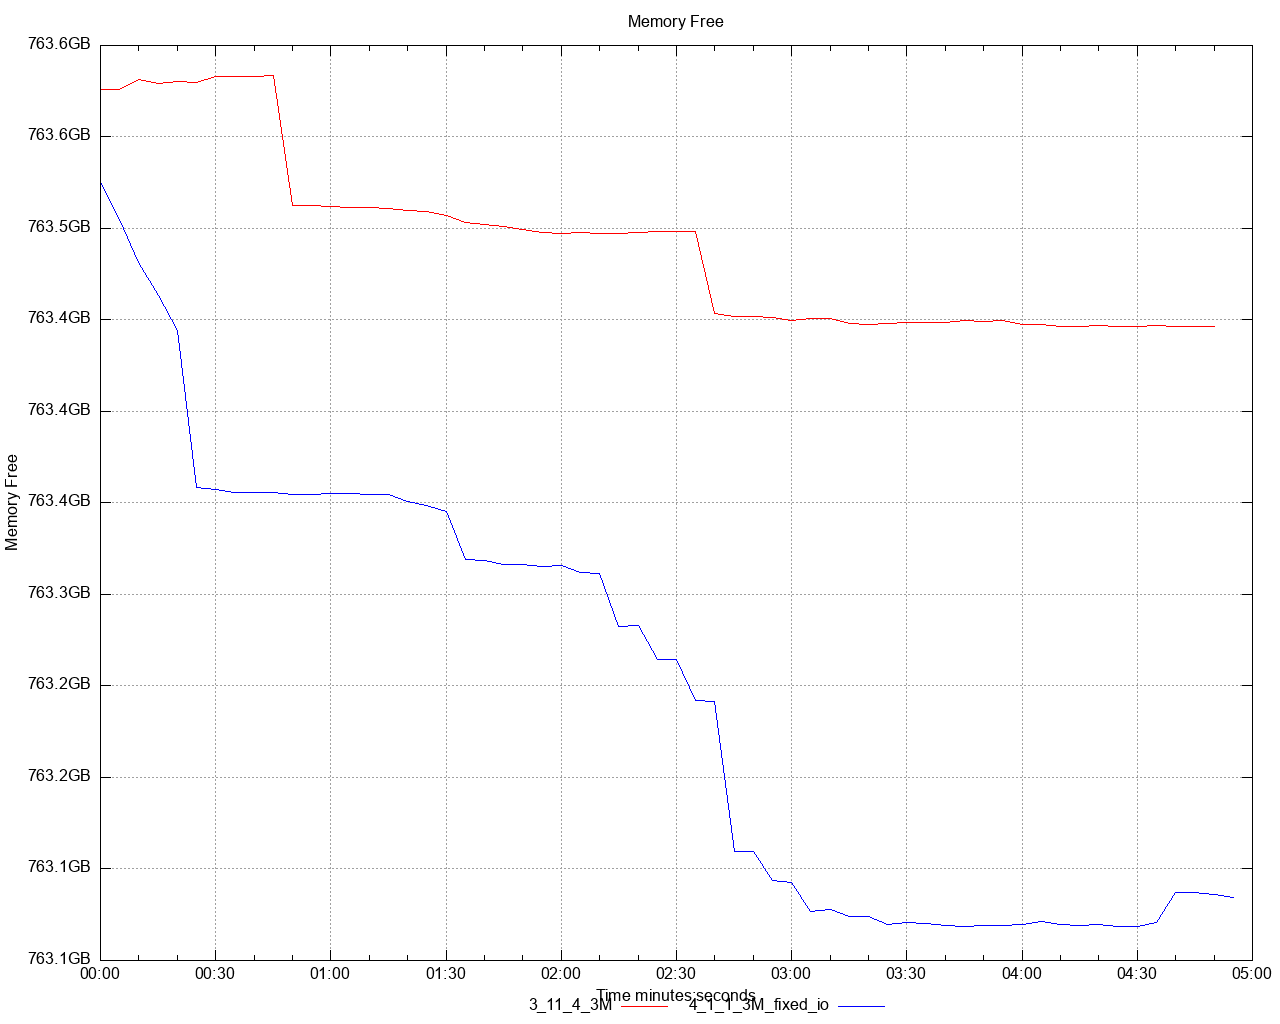

Write gnuplot code to recreate this figure.
set title 'Memory Free' noenhanced
set style data lines
set datafile separator ","
set terminal png size 1280,1024
set grid
set key below
set xdata time
set timefmt "%s"
offset = 0
t0(x)=(offset=($0==0) ? x : offset, x - offset)
set xlabel 'Time minutes:seconds'
set ylabel 'Memory Free'
set format y '%.1s%cB'
set output '/Users/ahmet.mircik/simulator/tests/report_share/dstat/memory_free_A2.png'
plot \
   '/Users/ahmet.mircik/simulator/tests/report_share/data/memory_free_A2_1.data' using (t0(timecolumn(1))):2 title "3_11_4_3M" noenhanced lt rgb "red", \
   '/Users/ahmet.mircik/simulator/tests/report_share/data/memory_free_A2_2.data' using (t0(timecolumn(1))):2 title "4_1_1_3M_fixed_io" noenhanced lt rgb "blue", \
